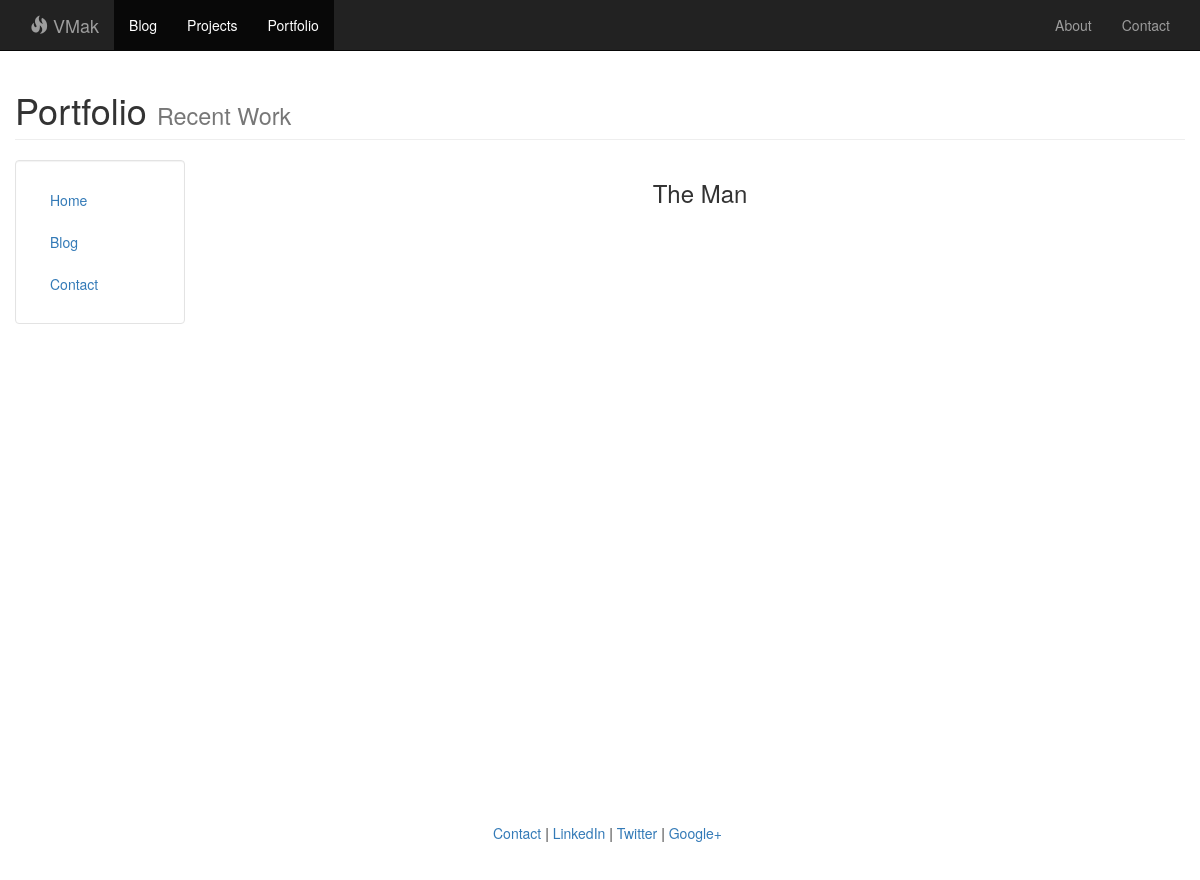
The page /blog/ on the database as committed earlier.
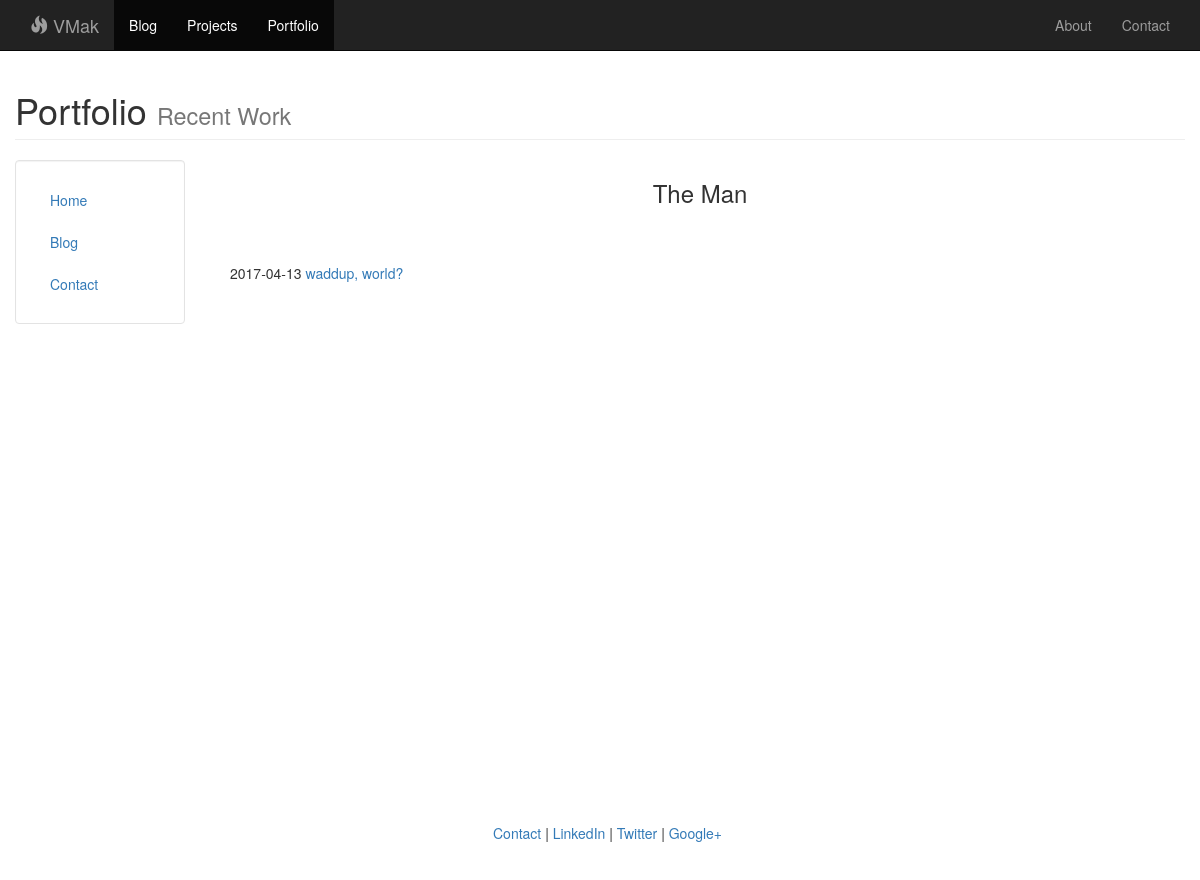
The same page on the database as committed later.
### blog/models.py (models this page shows, shortened)
class Post(models.Model):
	title= models.CharField(max_length=140)
	body= models.TextField()
	date= models.DateTimeField()

### blog/templates/blog/blog.html
{% extends "personal/header.html" %}
{% block content %}
	{%for post in object_list %}
		<h5>{{ post.date|date:"Y-m-d" }}<a href="/blog/{{post.id}}">  {{ post.title }}</a></h5>
	{% endfor %}
{% endblock %}

### personal/templates/personal/header.html (shortened to what this page needs)
<head>
{% load staticfiles %}
<link rel="stylesheet" href="{% static 'css/bootstrap.min.css' %}" type = "text/css"/>
<link rel="stylesheet" href="{% static 'css/custom.css' %}" type = "text/css"/>
</head>
<body class="body" style="background-color:#FFFFFF">
	<header>
		<nav class="navbar navbar-inverse navbar-fixed-top" role="navigation">
			<div class="container">
				<div class="navbar-header">
					<a class="navbar-brand" href="/">
						<span class="glyphicon glyphicon-fire"></span>
						VMak
					</a>
				</div>
				<div class="collapse navbar-collapse" id="bs-example-navbar-collapse-1">
					<ul class="nav navbar-nav">
						<li>
						<li class="active">
							<a href="#">Blog</a>
						</li>
						<li class="active">
							<a href="#">Projects</a>
						</li>
						<li class="active">
							<a href="#">Portfolio</a>
						</li>
					</ul>
					<ul class="nav navbar-nav navbar-right">
						<li>
							<a href="#">About</a>
						</li>
						<li>
							<a href="#">Contact</a>
						</li>
					</ul>
				</div>
			</div>
		</nav>
	</header>
	<div class="container-fluid" style="min-height:95%; ">
        <div class="row">
            <div class="col-lg-12">
                <h1 class="page-header">Portfolio
                    <small>Recent Work</small>
                </h1>
            </div>
        </div>
		<div class="row">
		  <div class="col-sm-2">
			<div class="well bs-sidebar" id="sidebar" style="background-color:#fff">
			  <ul class="nav nav-pills nav-stacked">
				<li><a href='/'>Home</a></li>
				<li><a href='/blog/'>Blog</a></li>
				<li><a href='/contact/'>Contact</a></li>
			  </ul>
			</div>
		  </div>
		  <div class="col-sm-10">
				<div class="row">
				  <center>
				  <h3>The Man</h3>
				  </center>
			  </div>
			<div class='container-fluid'>
			<br><br>
			   {% block content %}
			   {% endblock %}
			</div>
		  </div>
		</div>
	</div>
	<footer>
		<div class="container-fluid" style='margin-left:15px'>
			<p><a href="mailto:makvincentk@gmail.com">Contact</a> | <a href="https://www.linkedin.com/in/vincent-mak-a35b446a/">LinkedIn</a> | <a href="#" target="blank">Twitter</a> | <a href="#" target="blank">Google+</a></p>
		</div>
	</footer>
</body>

### personal/static/css/custom.css (style rules this page uses)
body { padding-top: 50px; }
footer { margin: 60px 0; text-align: center; }

Rows that differ between the two databases and show on the page:
added Post: date "2017-04-13", title "waddup, world?"
